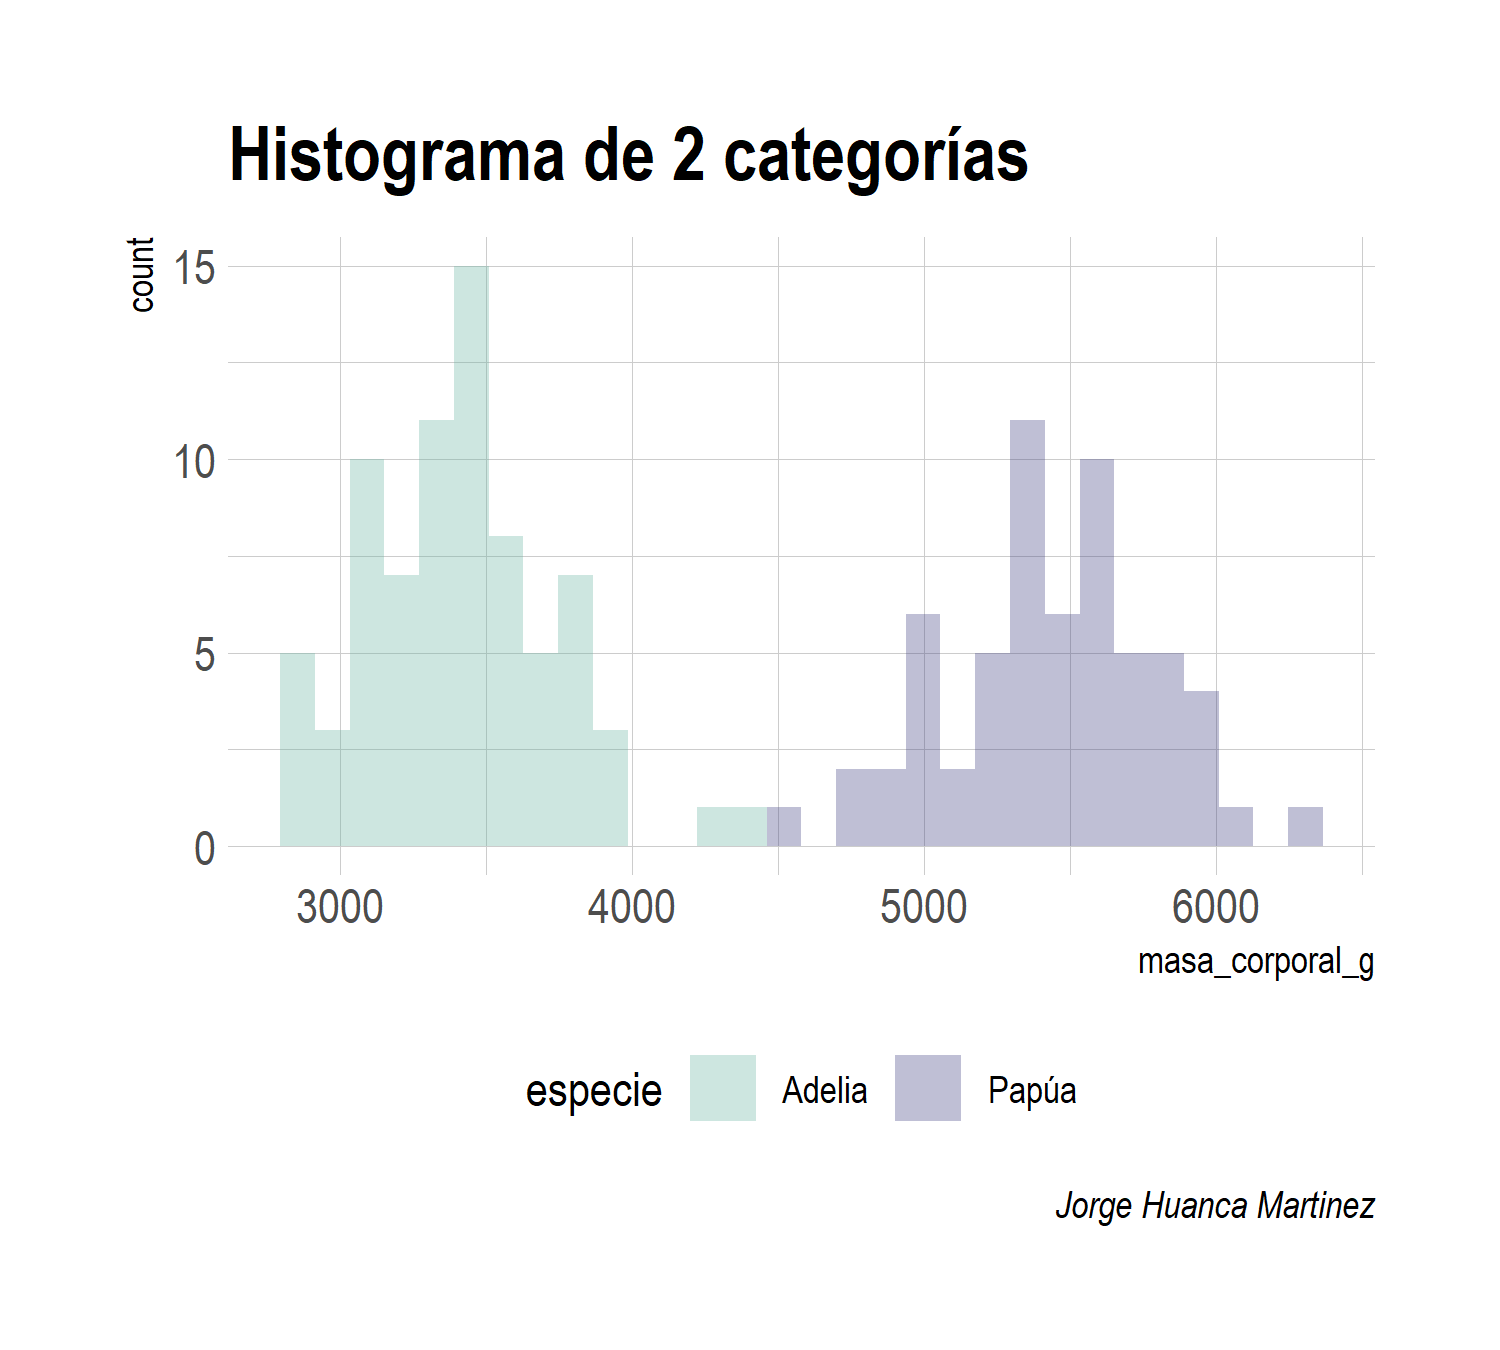

Write the R code that produced this figure.

# Cargar librerias --------------------------------------------------------
library(pacman) # permite cargar paquetes en simultáneo
p_load(dplyr, ggplot2, datos, hrbrthemes)

# Elaborar gráfico -----------------------------------------------------------

## HISTOGRAMA
g1 <- pinguinos %>% 
  filter(especie == c("Adelia", "Papúa")) %>% 
  ggplot(aes(x = masa_corporal_g,
             fill = especie)) +
  geom_histogram(alpha = 1/3,
                 position = "identity") +
  guides(alpha = FALSE) +
  theme_ipsum() +
  scale_fill_manual(values=c("#69b3a2", "#404080")) +
  labs(title = "Histograma de 2 categorías",
       caption = "Jorge Huanca Martinez") +
  theme(legend.position = "bottom")

# Guardar gráfico -----------------------------------------------------------
ggsave("histograma.png", g1, width = 5, height = 4.5, scale = 1, dpi = 300)
